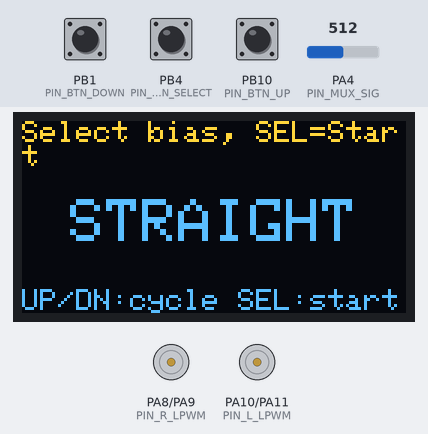
Bench run of a sketch on a simulated STM32 Black Pill. Parts: 128×64 one-colour display, motor-driver pin pairs drawn as motors (green arrow = first pin HIGH = forward, orange = second pin HIGH = backward, longer = more drive). Inputs (shaded band) come from the test bench; at power-on: PB4 (PIN_BTN_SELECT) HIGH, PB1 (PIN_BTN_DOWN) HIGH, PB10 (PIN_BTN_UP) HIGH, PA4 (PIN_MUX_SIG) = 512 (analog values on the 0–1023 scale). The OLED is the two-colour kind (top 16 rows yellow).

Above: at 1.3 s.
1.4 s: PB4 (PIN_BTN_SELECT) pulled LOW for 0.15 s
3.0 s: PB1 (PIN_BTN_DOWN) pulled LOW for 0.15 s
At 3.5 s:
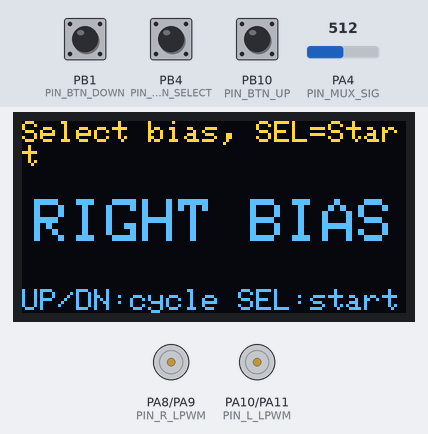
4.6 s: PB1 (PIN_BTN_DOWN) pulled LOW for 1 s
At 5.9 s:
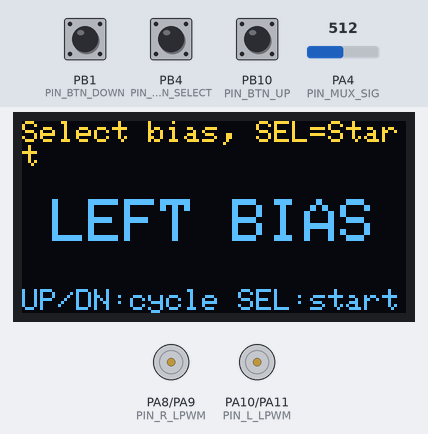
7.1 s: PB1 (PIN_BTN_DOWN) pulled LOW for 3.2 s
At 7.8 s:
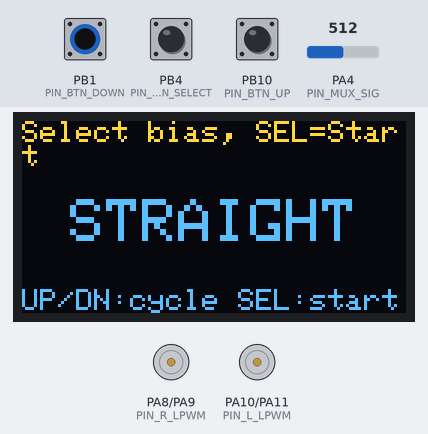
11.8 s: PB10 (PIN_BTN_UP) pulled LOW for 0.15 s
At 12.6 s:
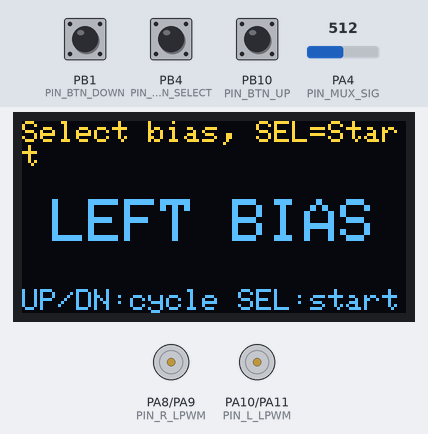
13.4 s: PB4 (PIN_BTN_SELECT) pulsed LOW 2 times (0.12 s each, 0.3 s apart)
At 13.64 s:
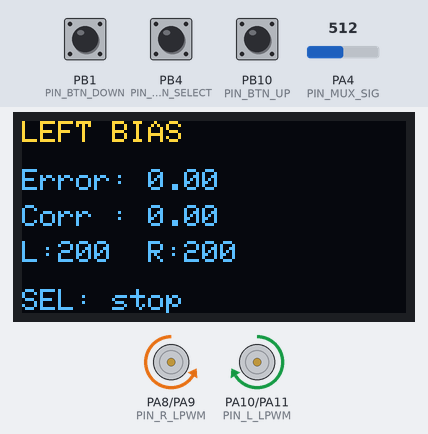
Timing chart, 0 to 16.4 s (numbered marks = the images above; inputs shaded):
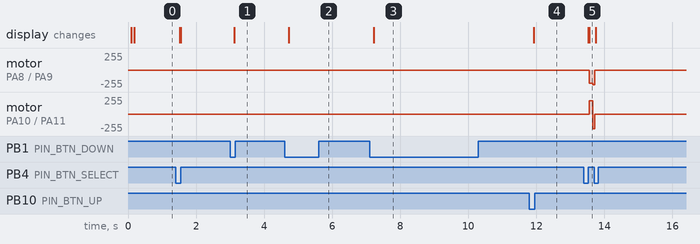

The sketch:

main.ino
```cpp
/*
 * STM32 Blackpill line follower with selectable bias.
 *
 * A 14-channel IR sensor array is read through a 4-bit multiplexer and fed
 * into a PID controller. Three modes are selectable from a small button-driven
 * menu on an SSD1306 OLED:
 *
 *   LEFT BIAS  - favors the left half of the sensor array, for tracks that
 *                turn sharply left.
 *   STRAIGHT   - uses the full array with no side preference.
 *   RIGHT BIAS - mirror of LEFT BIAS.
 *
 * Hardware: STM32 "Blackpill" (STM32F4x1), analog IR array via mux, two
 * H-bridge driven DC motors, SSD1306 128x64 I2C OLED, three push buttons.
 */

#include <Wire.h>
#include <Adafruit_GFX.h>
#include <Adafruit_SSD1306.h>
#include <Arduino.h>

// ---- Pin assignments ----
#define PIN_MUX_S0   PA3
#define PIN_MUX_S1   PA5
#define PIN_MUX_S2   PA15
#define PIN_MUX_S3   PB0
#define PIN_MUX_SIG  PA4

#define PIN_BTN_UP      PB10
#define PIN_BTN_DOWN    PB1
#define PIN_BTN_SELECT  PB4

#define PIN_I2C_SCL PB8
#define PIN_I2C_SDA PB9

#define PIN_L_LPWM   PA10
#define PIN_L_RPWM   PA11
#define PIN_R_RPWM   PA9
#define PIN_R_LPWM   PA8

#define ADDR_OLED    0x3C

#define screenWidth  128
#define screenHeight 64

// ---- Sensor / motor constants ----
#define NUM_SENSORS    14
#define THRESHOLD      3000   // analogRead value above which a sensor counts as "on the line"
#define MUX_SETTLE_US  5      // mux settling time before each analogRead

#define BASE_SPEED     200    // constant drive speed; steering comes entirely from the PID correction
#define DEBOUNCE_MS    100

// ---- PID gains ----
const float KP = 100.0f;
const float KI = 0.0f;
const float KD = 60.0f;

float lastError    = 0.0f;
float currentError = 0.0f;   // last computed error, kept around for the OLED readout
float integral      = 0.0f;
float direction     = 15.0f;   // last-known turn direction; used to keep steering the same way while the line is lost

unsigned long noLinesTimer    = 0;
unsigned long noLinesDebounce = 90;   // ms with no line seen before we commit to the recovery direction

// Physical offset of each sensor from the array's center, in arbitrary
// units. Used to turn a set of "on" sensors into a single position error.
static const float SENSOR_POSITION[NUM_SENSORS] = {
    -6.5f, -5.5f, -4.5f, -3.5f,
    -2.5f, -1.5f, -0.5f,  0.5f,
     1.5f,  2.5f,  3.5f,  4.5f,
     5.5f,  6.5f
};

// Per-sensor weights applied on top of SENSOR_POSITION when a bias mode is
// active. Left bias weights the leftmost sensors heavily so the controller
// reacts strongly to the line drifting further left; right bias is the
// mirror image. Straight mode ignores these entirely.
static const float SENSOR_WEIGHTS_LEFT[NUM_SENSORS] = {
    5.0f, 5.0f, 5.0f, 8.0f,
    9.0f, 10.0f, 1.0f, 1.0f,
    1.0f, 1.0f, 1.0f, 1.0f,
    1.0f, 1.0f
};

static const float SENSOR_WEIGHTS_RIGHT[NUM_SENSORS] = {
    1.0f, 1.0f, 1.0f, 1.0f,
    1.0f, 1.0f, 1.0f, 1.0f,
    10.0f, 9.0f, 8.0f, 5.0f,
    5.0f, 5.0f
};

int sensorVal[NUM_SENSORS] = {0};

// ---- Bias selection (nav menu) ----
enum BiasMode { BIAS_LEFT = 0, BIAS_STRAIGHT = 1, BIAS_RIGHT = 2 };
const char* biasNames[3] = { "LEFT BIAS", "STRAIGHT", "RIGHT BIAS" };

int  navCursor = 1;   // defaults to STRAIGHT
bool running   = false;

bool btnUpWasDown   = false;
bool btnDownWasDown = false;
bool btnSelWasDown  = false;

Adafruit_SSD1306 oled(screenWidth, screenHeight, &Wire, -1);

// ============================================================
// IR sensor array
// ============================================================

void sensorsInit() {
    pinMode(PIN_MUX_S0, OUTPUT);
    pinMode(PIN_MUX_S1, OUTPUT);
    pinMode(PIN_MUX_S2, OUTPUT);
    pinMode(PIN_MUX_S3, OUTPUT);
    pinMode(PIN_MUX_SIG, INPUT);
}

// Selects one of the 14 mux channels via its 4-bit address.
static void muxSelect(uint8_t ch) {
    digitalWrite(PIN_MUX_S0, (ch >> 0) & 1);
    digitalWrite(PIN_MUX_S1, (ch >> 1) & 1);
    digitalWrite(PIN_MUX_S2, (ch >> 2) & 1);
    digitalWrite(PIN_MUX_S3, (ch >> 3) & 1);
    delayMicroseconds(MUX_SETTLE_US);
}

// Reads all 14 sensors through the mux and thresholds each one to a
// simple on/off line-detection value.
void readSensors(int* values) {
    for (uint8_t i = 0; i < NUM_SENSORS; i++) {
        muxSelect(i);
        int reading = analogRead(PIN_MUX_SIG);
        values[i] = reading > THRESHOLD ? 1 : 0;
    }
}

// ============================================================
// Motor driver
// ============================================================

// Drives one motor on a two-pin (LPWM/RPWM style) H-bridge input.
void driveMotor(int pwmFwd, int pwmRev, int speed) {
    speed = constrain(speed, -220, 220);
    if (speed > 0) {
        analogWrite(pwmFwd, speed);
        analogWrite(pwmRev, 0);
    } else if (speed < 0) {
        analogWrite(pwmFwd, 0);
        analogWrite(pwmRev, abs(speed));
    } else {
        analogWrite(pwmFwd, 0);
        analogWrite(pwmRev, 0);
    }
}

void stopMotors() {
    driveMotor(PIN_L_LPWM, PIN_L_RPWM, 0);
    driveMotor(PIN_R_RPWM, PIN_R_LPWM, 0);
}

// ============================================================
// Debounced button readers
// ============================================================
// Each returns true once per physical press (rising edge), with a simple
// blocking debounce delay to ride out contact bounce.

bool btnUpPressed() {
    bool cur = (digitalRead(PIN_BTN_UP) == LOW);
    if (cur && !btnUpWasDown) { delay(DEBOUNCE_MS); btnUpWasDown = true; return true; }
    if (!cur) btnUpWasDown = false;
    return false;
}

bool btnDownPressed() {
    bool cur = (digitalRead(PIN_BTN_DOWN) == LOW);
    if (cur && !btnDownWasDown) { delay(DEBOUNCE_MS); btnDownWasDown = true; return true; }
    if (!cur) btnDownWasDown = false;
    return false;
}

bool btnSelectPressed() {
    bool cur = (digitalRead(PIN_BTN_SELECT) == LOW);
    if (cur && !btnSelWasDown) { delay(DEBOUNCE_MS); btnSelWasDown = true; return true; }
    if (!cur) btnSelWasDown = false;
    return false;
}

// ============================================================
// Nav menu - choose one of the three bias modes before starting
// ============================================================

void drawNavMain() {
    oled.clearDisplay();
    oled.setTextColor(SSD1306_WHITE);

    oled.setTextSize(1);
    oled.setCursor(0, 0);
    oled.print(F("Select bias, SEL=Start"));

    oled.setTextSize(2);
    int chars = strlen(biasNames[navCursor]);
    int xTxt  = (screenWidth - chars * 12) / 2;
    oled.setCursor(max(0, xTxt), 26);
    oled.print(biasNames[navCursor]);

    oled.setTextSize(1);
    oled.setCursor(0, 56);
    oled.print(F("UP/DN:cycle SEL:start"));
    oled.display();
}

void handleNav() {
    if (btnDownPressed()) { navCursor = (navCursor + 1) % 3; drawNavMain(); }
    if (btnUpPressed())   { navCursor = (navCursor - 1 + 3) % 3; drawNavMain(); }
    if (btnSelectPressed()) {
        lastError = 0.0f;
        integral  = 0.0f;
        direction = 15.0f;
        noLinesTimer = 0;
        oled.clearDisplay();
        oled.display();
        running = true;
    }
}

// ============================================================
// PID line-following with left/straight/right bias
//
//   Straight:   uses all 14 sensors, unweighted.
//   Left bias:  only sensors 0-6 (left of center) are considered, with
//               SENSOR_WEIGHTS_LEFT applied once enough of them are active.
//   Right bias: mirror of left bias over sensors 7-13.
//   No line:    once the line has been missing for noLinesDebounce ms,
//               steer using the last-known direction until it reappears.
// ============================================================
float computePID(int* values, BiasMode mode) {
    // Scan the whole array first - this decides whether the line is
    // visible at all, independent of whichever subset the current bias
    // mode restricts itself to below.
    int activeFull = 0;
    for (int i = 0; i < NUM_SENSORS; i++) {
        if (values[i]) activeFull++;
    }

    if (activeFull == NUM_SENSORS) {
        // Every sensor sees the line at once - treat this as a stop/finish marker.
        stopMotors();
        while (1) {}
    }

    // Left = strictly left-of-center (positions -6.5..-0.5), right =
    // strictly right-of-center (positions +0.5..+6.5), with no overlap
    // at the middle sensor.
    int startIdx = 0, endIdx = NUM_SENSORS;
    if (mode == BIAS_LEFT) {
        startIdx = 0;
        endIdx   = 7;
    } else if (mode == BIAS_RIGHT) {
        startIdx = 7;
        endIdx   = NUM_SENSORS;
    }

    // Count how many sensors in the current bias's subset are active,
    // independent of weighting, to decide below whether the weight array
    // should be applied yet.
    int subsetActiveCount = 0;
    for (int i = startIdx; i < endIdx; i++) {
        if (values[i]) subsetActiveCount++;
    }

    // Straight never applies a weight array. Left/right bias only apply
    // theirs once more than 2 sensors on their own side are active, so a
    // single stray reading doesn't yank the weighting on.
    bool applyBiasWeight = (mode != BIAS_STRAIGHT) && (subsetActiveCount > 2);
    const float* weights = applyBiasWeight
                          ? (mode == BIAS_LEFT ? SENSOR_WEIGHTS_LEFT : SENSOR_WEIGHTS_RIGHT)
                          : nullptr;

    float weightedSum   = 0.0f;
    int   activeSensors = 0;
    for (int i = startIdx; i < endIdx; i++) {
        if (values[i]) {
            weightedSum += SENSOR_POSITION[i] * (weights ? weights[i] : 1.0f);
            activeSensors++;
        }
    }

    // The bias subset saw nothing, but the line is still visible
    // somewhere on the full array (it drifted outside the subset window)
    // - fall back to the full array instead of declaring the line lost.
    if (activeSensors == 0 && activeFull > 0) {
        for (int i = 0; i < NUM_SENSORS; i++) {
            if (values[i]) {
                weightedSum += SENSOR_POSITION[i] * (weights ? weights[i] : 1.0f);
                activeSensors++;
            }
        }
    }

    float error;
    if (activeSensors == 0) {
        if (noLinesTimer == 0) {
            noLinesTimer = millis();
            error = 0.0f;
        } else if (millis() - noLinesTimer >= noLinesDebounce) {
            error = direction;
        } else {
            error = 0.0f;
        }
    } else {
        noLinesTimer = 0;
        error = -(weightedSum / (float)activeSensors);
    }

    // Recovery direction once the line is lost: straight mode tracks the
    // sign of the last error dynamically, while left/right bias always
    // recover toward their own side.
    if (mode == BIAS_STRAIGHT) {
        if (error > 0.0f)      direction =  15.0f;
        else if (error < 0.0f) direction = -15.0f;
    } else if (mode == BIAS_LEFT) {
        direction = -15.0f;
    } else if (mode == BIAS_RIGHT) {
        direction =  15.0f;
    }

    integral += error;
    integral = constrain(integral, -100.0f, 100.0f);

    float derivative = error - lastError;
    float output = (KP * error) + (KI * integral) + (KD * derivative);
    lastError    = error;
    currentError = error;

    return output;
}

// ============================================================
// Running-mode display - live PID readout
// ============================================================
void updateDisplay(BiasMode mode, float error, float correction, int leftSpeed, int rightSpeed) {
    oled.clearDisplay();
    oled.setTextSize(1);
    oled.setTextColor(SSD1306_WHITE);

    oled.setCursor(0, 0);
    oled.print(biasNames[mode]);

    oled.setCursor(0, 16);
    oled.print(F("Error: "));
    oled.print(error, 2);

    oled.setCursor(0, 28);
    oled.print(F("Corr : "));
    oled.print(correction, 2);

    oled.setCursor(0, 40);
    oled.print(F("L:"));
    oled.print(leftSpeed);
    oled.print(F("  R:"));
    oled.print(rightSpeed);

    oled.setCursor(0, 56);
    oled.print(F("SEL: stop"));
    oled.display();
}

// ============================================================
// Setup
// ============================================================
void setup() {
    Wire.setSDA(PIN_I2C_SDA);
    Wire.setSCL(PIN_I2C_SCL);
    Wire.begin();
    Wire.setClock(400000);
    delay(100);

    analogReadResolution(12);

    sensorsInit();

    pinMode(PIN_L_LPWM, OUTPUT); pinMode(PIN_L_RPWM, OUTPUT);
    pinMode(PIN_R_RPWM, OUTPUT); pinMode(PIN_R_LPWM, OUTPUT);

    pinMode(PIN_BTN_UP,     INPUT_PULLUP);
    pinMode(PIN_BTN_DOWN,   INPUT_PULLUP);
    pinMode(PIN_BTN_SELECT, INPUT_PULLUP);

    oled.begin(SSD1306_SWITCHCAPVCC, ADDR_OLED);
    oled.clearDisplay();
    oled.display();

    drawNavMain();
}

// ============================================================
// Main loop
// ============================================================
void loop() {
    if (!running) {
        handleNav();
        return;
    }

    // Emergency stop: holding SELECT while running drops back to the menu.
    if (digitalRead(PIN_BTN_SELECT) == LOW) {
        stopMotors();
        running = false;
        drawNavMain();
        delay(300);
        return;
    }

    readSensors(sensorVal);

    float correction = computePID(sensorVal, (BiasMode)navCursor);
    int   leftSpeed   = (int)(BASE_SPEED + correction);
    int   rightSpeed  = (int)(BASE_SPEED - correction);

    updateDisplay((BiasMode)navCursor, currentError, correction, leftSpeed, rightSpeed);

    driveMotor(PIN_L_LPWM, PIN_L_RPWM, leftSpeed);
    driveMotor(PIN_R_RPWM, PIN_R_LPWM, rightSpeed);
}
```

Measured:
- after the input at 3.0 s, the display: changes after 0.13 s (image 1)
- after the input at 4.6 s, the display: changes after 0.13 s (image 2)
- after the input at 7.1 s, the display: changes after 0.13 s (image 3)
- after the input at 11.8 s, the display: changes after 0.13 s (image 4)
- after the input at 13.4 s, motor on PA8 (PIN_R_LPWM) / PA9 (PIN_R_RPWM): stopped → backward 200/255 after 0.15 s, → stopped 0.11 s later; motor on PA10 (PIN_L_LPWM) / PA11 (PIN_L_RPWM): stopped → forward 200/255 after 0.15 s, → stopped 0.11 s later; the display: first changes after 0.13 s (image 5 shows a later state)
